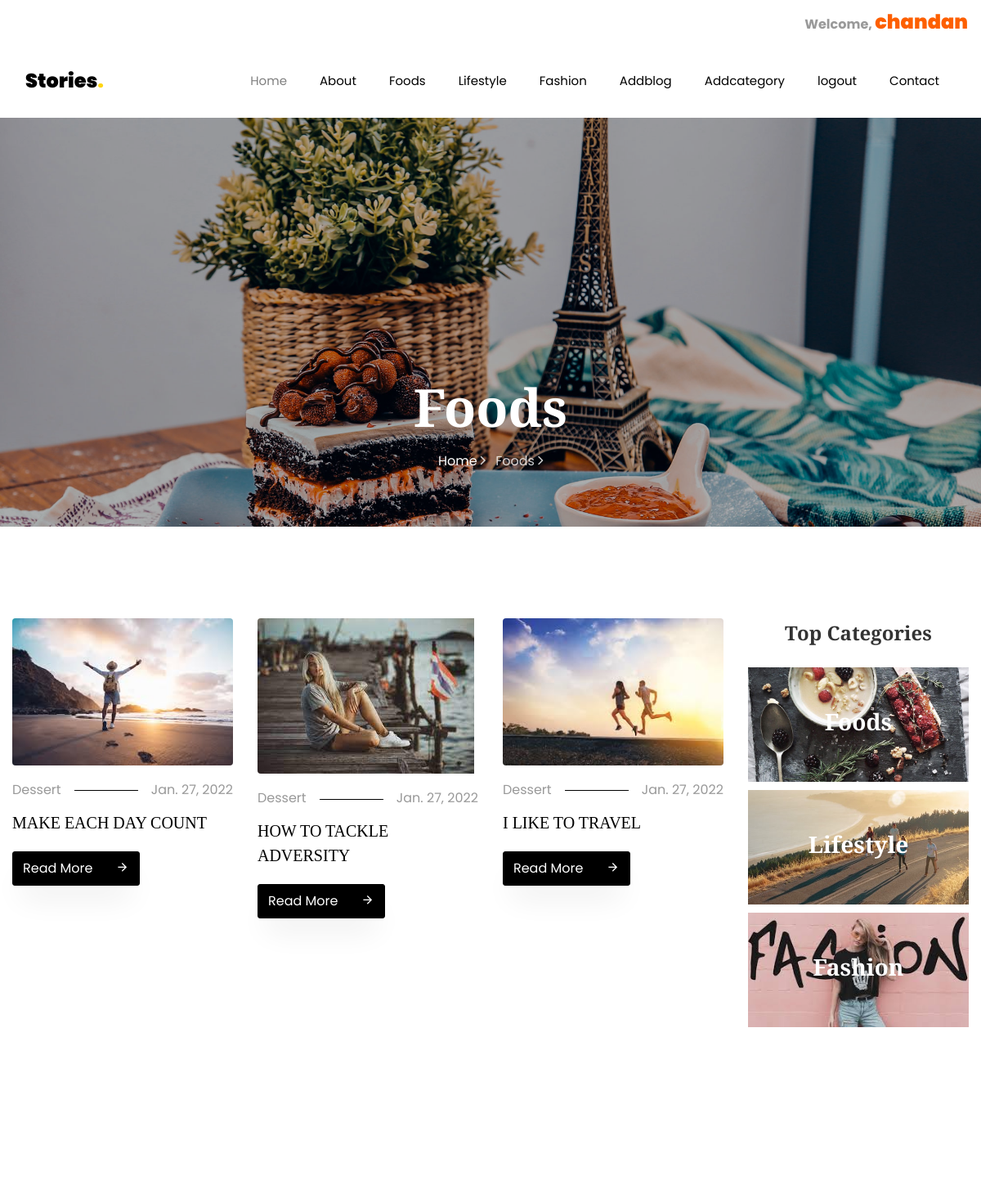
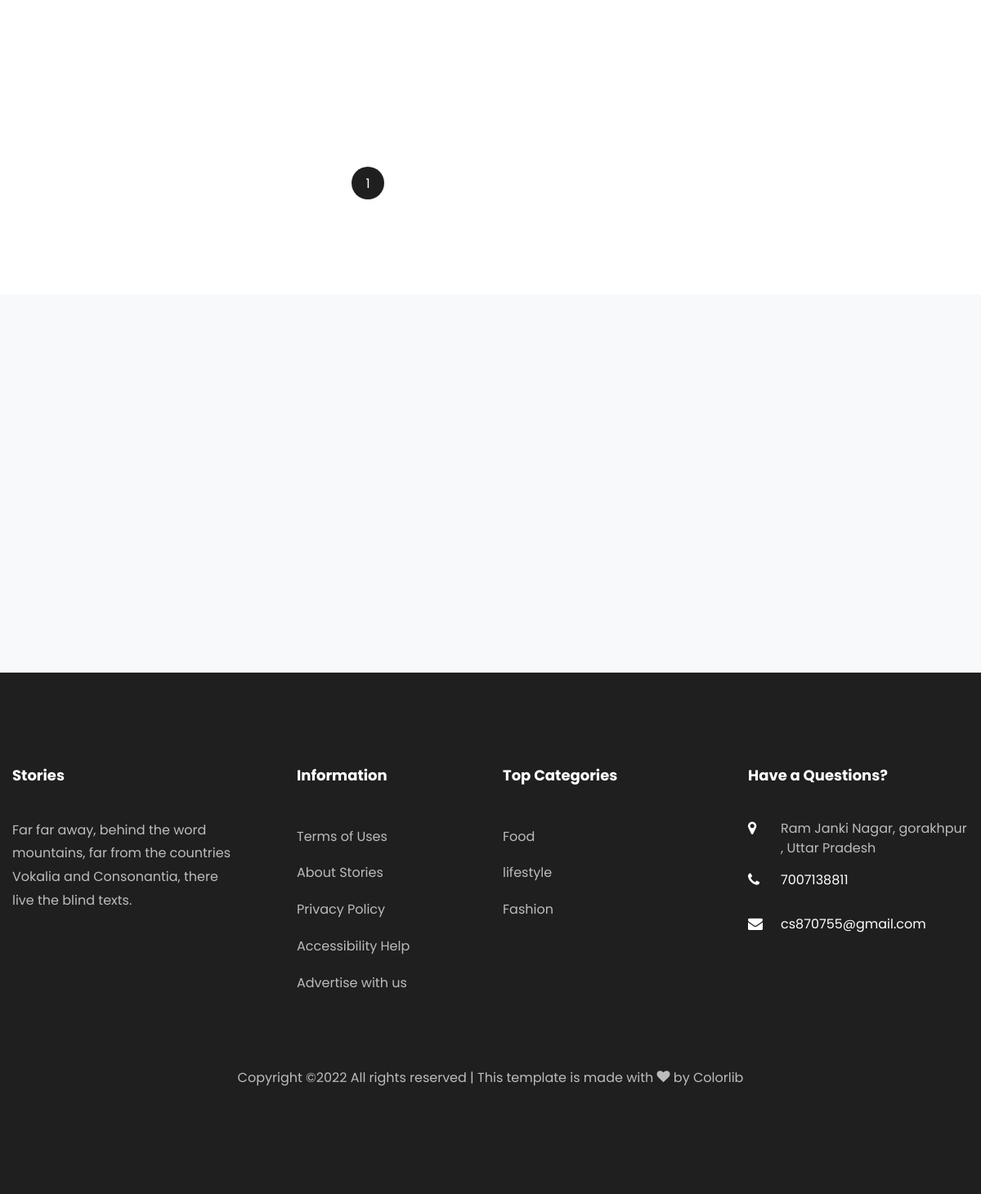
The app's page /foods/2/ (signed in) with its own data (2 pictures, top to bottom).
### blog/models.py (models this page shows, shortened)
class Blog(models.Model):
    cat=models.ForeignKey(category,on_delete=models.CASCADE,null=True)
    usr=models.ForeignKey(User,on_delete=models.CASCADE,null=True)
    title=models.CharField(max_length=100,null=True)
    sdes=models.TextField(null=True)
    long_des = models.TextField(null=True)
    images=models.FileField(null=True)
    date = models.DateField(null=True)

### blog/views.py (the view)
# urls.py: path('foods/<int:cid>/', foods, name='foods'),
def foods(request,cid):
    catdata=category.objects.get(id=cid)
    foodblog=Blog.objects.filter(cat=catdata)
    paginator=Paginator(foodblog,6)
    page=request.GET.get('page',1)
    try:
        blog=paginator.page(page)
    except PageNotAnInteger:
        blog=paginator.page(1)
    except EmptyPage:
        blog=paginator.page(paginator.num_pages)
    d={"foodblog":blog}
    return render(request, 'foods.html',d)

### blog/templates/foods.html (shortened to what this page needs)
{% extends 'base.html' %}
	{% load static %}
	{% block body %}
    <section class="hero-wrap hero-wrap-2" style="background-image: url({% static 'images/bg_4.jpg' %});">
      <div class="overlay"></div>
      <div class="container">
        <div class="row no-gutters slider-text align-items-end justify-content-center">
          <div class="col-md-9 ftco-animate pb-5 text-center">
            <h1 class="mb-3 bread">Foods</h1>
            <p class="breadcrumbs"><span class="mr-2"><a href="index.html">Home <i class="ion-ios-arrow-forward"></i></a></span> <span>Foods <i class="ion-ios-arrow-forward"></i></span></p>
          </div>
        </div>
      </div>
    </section>
    <section class="ftco-section">
    	<div class="container">
        <div class="row">
        	<div class="col-lg-9">
        		<div class="row">
                    {% for i in foodblog %}
        			<div class="col-md-4 ftco-animate">
    						<div class="blog-entry">
		    					<a href="{% url 'blog_detail' i.id %}" class="img-2"><img src={{ i.images.url}} class="img-fluid" alt="Colorlib Template"></a>
			    				<div class="text pt-3">
	    							<p class="meta d-flex"><span class="pr-3">Dessert</span><span class="ml-auto pl-3">{{i.date}}</span></p>
	    							<h3><a href="{% url 'blog_detail' i.id %}">{{i.title}}</a></h3>
	    							<p class="mb-0"><a href="{% url 'blog_detail' i.id %}" class="btn btn-black py-2">Read More <span class="icon-arrow_forward ml-4"></span></a></p>
	    						</div>
		    				</div>
    					</div>
                    {% endfor %}
        		</div>
        		<div class="row mt-5">
		          <div class="col text-center">
		            <div class="block-27">
						{% for i in foodblog.paginator.page_range %}
		              <ul>
						  {% if foodblog.number == i %}
		               <a href="?page={{i}}"><li class="active" class="row"><span>{{i}}</span></li></a>
						  {% else %}
						   <a href="?page={{i}}"><li class="page-item" class="row"><span>{{i}}</span></li></a>
						  {% endif %}
					  </ul>
						{% endfor %}
		            </div>
		          </div>
		        </div>
        	</div>
        	<div class="col-lg-3">
	            <div class="sidebar-box categories text-center ftco-animate">
			          <h2 class="heading mb-4"> Top Categories</h2>
			          <ul class="category-image">
			          	<li>
			          		<a href="{% url 'foods' 1 %}" class="img d-flex align-items-center justify-content-center text-center" style="background-image: url({% static 'images/category-1.jpg' %});">
			          			<div class="text">
			          				<h3>Foods</h3>
			          			</div>
			          		</a>
			          	</li>
			          	<li>
			          		<a href="{% url 'lifestyle' 2 %}" class="img d-flex align-items-center justify-content-center text-center" style="background-image: url({% static 'images/lifestyleback.jpeg' %});">
			          			<div class="text">
			          				<h3>Lifestyle</h3>
			          			</div>
			          		</a>
			          	</li>
			          	<li>
			          		<a href="{% url 'fashion' 3 %}" class="img d-flex align-items-center justify-content-center text-center" style="background-image: url({% static 'images/fashion_theme.jpeg' %});">
			          			<div class="text">
			          				<h3>Fashion</h3>
			          			</div>
			          		</a>
			          	</li>
			          </ul>
	        		</div>
            </div>
        	</div>
        </div>
    </section>
	{% endblock %}

### blog/templates/base.html (shortened to what this page needs)
<!DOCTYPE html>
<html lang="en">
  <head>
	  {% load static %}
    <link rel="stylesheet" href="{% static 'css/open-iconic-bootstrap.min.css' %}">
    <link rel="stylesheet" href="{% static 'css/animate.css' %}">
    <link rel="stylesheet" href="{% static 'css/owl.carousel.min.css' %}">
    <link rel="stylesheet" href="{% static 'css/owl.theme.default.min.css' %}">
    <link rel="stylesheet" href="{% static 'css/magnific-popup.css' %}">
    <link rel="stylesheet" href="{% static 'css/aos.css' %}">
    <link rel="stylesheet" href="{% static 'css/ionicons.min.css' %}">
    <link rel="stylesheet" href="{% static 'css/flaticon.css' %}">
    <link rel="stylesheet" href="{% static 'css/icomoon.css' %}">
    <link rel="stylesheet" href="{% static 'css/style.css' %}">
  </head>
  <body>
  {% if user.is_authenticated %}
  <div class="top-header">
    <div class="row">
      <div class="col-lg-12 text-right text-lg-right">
        <ul class="navbar-nav ml-auto">
          <div style="text-align:right;" >
         <li class="list-inline-item-last" style="text-align:right;"> <b>Welcome, </b><a  class="navbar-brand" href="{% url 'dashboard' 'MyBlog' %}">{{request.user.first_name}}</a></li>
          </div>
        </ul>
      </div>
    </div>
  </div>
  {% endif %}
	  <nav class="navbar navbar-expand-lg navbar-dark bg-dark ftco-navbar-light" id="ftco-navbar">
	    <div class="container">
	      <a class="navbar-brand" href="index.html">Stories<span>.</span></a>
	      <div class="collapse navbar-collapse" id="ftco-nav">
	        <ul class="navbar-nav ml-auto">
	          <li class="nav-item active"><a href="{% url 'home' %}" class="nav-link">Home</a></li>
	          <li class="nav-item"><a href="{% url 'about' %}" class="nav-link">About</a></li>
	          <li class="nav-item"><a href="{% url 'foods' 1 %}" class="nav-link">Foods</a></li>
	          <li class="nav-item"><a href="{% url 'lifestyle' 2 %}" class="nav-link">Lifestyle</a></li>
               <li class="nav-item"><a href="{% url 'fashion' 3 %}" class="nav-link">Fashion</a></li>
              <li class="nav-item"><a href="{% url 'add_blog' %}" class="nav-link">Addblog</a></li>
              {% if request.user.is_staff %}
              <li class="nav-item"><a href="{% url 'add_category' %}" class="nav-link">Addcategory</a></li>
              {% endif %}
                 {% if request.user.is_authenticated %}
              <li class="nav-item"><a href="{% url 'logout' %}" class="nav-link">logout</a></li>
                {% endif %}
	          <li class="nav-item"><a href="{% url 'contact' %}" class="nav-link">Contact</a></li>
	        </ul>
	      </div>
	    </div>
	  </nav>
  {% block body %}
  {% endblock %}
  <section class="ftco-subscribe ftco-section bg-light">
      <div class="overlay">
        <div class="container">
          <div class="row d-flex justify-content-center">
          </div>
        </div>
      </div>
    </section>
    <footer class="ftco-footer ftco-footer-2 ftco-section">
      <div class="container">
        <div class="row mb-5">
          <div class="col-md">
            <div class="ftco-footer-widget mb-4">
              <h2 class="ftco-heading-2">Stories</h2>
              <p>Far far away, behind the word mountains, far from the countries Vokalia and Consonantia, there live the blind texts.</p>
              <ul class="ftco-footer-social list-unstyled float-md-left float-lft mt-5">
              </ul>
            </div>
          </div>
          <div class="col-md">
            <div class="ftco-footer-widget mb-4 ml-md-5">
              <h2 class="ftco-heading-2">Information</h2>
              <ul class="list-unstyled">
                <li><a href="#" class="py-2 d-block">Terms of Uses</a></li>
                <li><a href="#" class="py-2 d-block">About Stories</a></li>
                <li><a href="#" class="py-2 d-block">Privacy Policy</a></li>
                <li><a href="#" class="py-2 d-block">Accessibility Help</a></li>
                <li><a href="#" class="py-2 d-block">Advertise with us</a></li>
              </ul>
            </div>
          </div>
          <div class="col-md">
             <div class="ftco-footer-widget mb-4">
              <h2 class="ftco-heading-2"> Top Categories</h2>
              <ul class="list-unstyled">
                <li><a href="{% url 'foods' 1 %}" class="py-2 d-block">Food</a></li>
                <li><a href="{% url 'lifestyle' 2 %}" class="py-2 d-block">lifestyle</a></li>
                <li><a href="{% url 'fashion' 3 %}" class="py-2 d-block">Fashion</a></li>
              </ul>
            </div>
          </div>
          <div class="col-md">
            <div class="ftco-footer-widget mb-4">
            	<h2 class="ftco-heading-2">Have a Questions?</h2>
            	<div class="block-23 mb-3">
	              <ul>
	                <li><span class="icon icon-map-marker"></span><span class="text">Ram Janki Nagar, gorakhpur , Uttar Pradesh</span></li>
	                <li><a href="#"><span class="icon icon-phone"></span><span class="text">7007138811</span></a></li>
	                <li><a href="#"><span class="icon icon-envelope"></span><span class="text">cs870755@gmail.com</span></a></li>
	              </ul>
	            </div>
            </div>
          </div>
        </div>
        <div class="row">
          <div class="col-md-12 text-center">
            <p>
  Copyright &copy;<script>document.write(new Date().getFullYear());</script> All rights reserved | This template is made with <i class="icon-heart color-danger" aria-hidden="true"></i> by <a href="https://colorlib.com" target="_blank">Colorlib</a>
  </p>
          </div>
        </div>
      </div>
    </footer>
  </body>
</html>

### blog/static/css/icomoon.css (style rules this page uses)
[class^="icon-"], [class*=" icon-"] { font-family: 'icomoon' !important; speak: none; font-style: normal; font-weight: normal; font-variant: normal; text-transform: none; line-height: 1; -webkit-font-smoothing: antialiased; -moz-osx-font-smoothing: grayscale; }
.icon-heart:before { content: "\f004"; }
.icon-map-marker:before { content: "\f041"; }
.icon-phone:before { content: "\f095"; }
.icon-envelope:before { content: "\f0e0"; }
.icon-arrow_forward:before { content: "\e5c8"; }

### records on screen
Blog: images (picture), date "Jan. 27, 2022", title "MAKE EACH DAY COUNT"
Blog: images (picture), date "Jan. 27, 2022", title "HOW TO TACKLE ADVERSITY"
Blog: images (picture), date "Jan. 27, 2022", title "I LIKE TO TRAVEL"

### other values on screen
{{ request.user.first_name }} "chandan"
{{ i }} "1"
